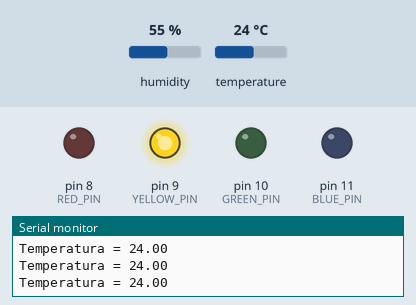
The sketch below on a simulated Arduino Uno, built with avr-gcc and run on an emulated ATmega328P. Parts: output pins drawn as LEDs (lit = HIGH), the last lines printed to the serial monitor. The test bench sets the inputs (shaded band); at power-on: temperature 24 °C, humidity 55 %.

Above: at 2.8 s.
2.9 s: temperature set to 21 °C
8.9 s: temperature set to 18 °C
At 11.4 s:
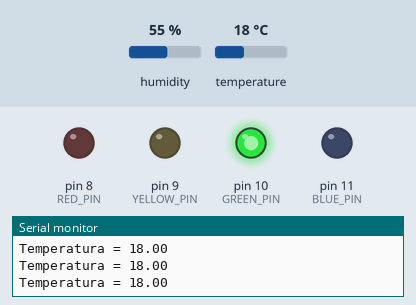
11.7 s: temperature set to 11 °C
14.4 s: temperature set to 8 °C
At 16.8 s:
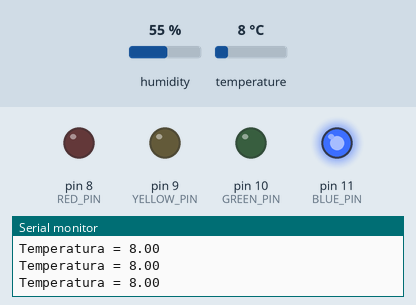
17.8 s: temperature set to 33 °C
At 19.7 s:
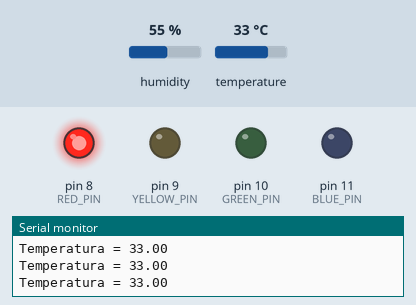
20.5 s: temperature set to 31 °C
23.6 s: temperature set to 28 °C
At 24.9 s:
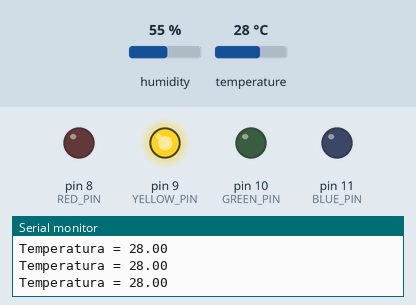
Timing chart, 0 to 26.6 s (numbered marks = the images above; inputs shaded):
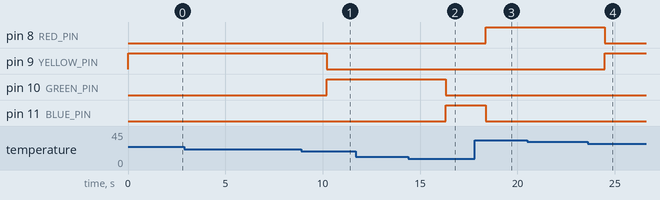

Measured:
- the behaviour switches between 20 and 19 °C on temperature (found by bisection; images 0 and 1)
- the behaviour switches between 10 and 9 °C on temperature (found by bisection; images 1 and 2)
- the behaviour switches between 30 and 29 °C on temperature (found by bisection; images 3 and 4)
- after the input at 8.9 s, pin 9 (YELLOW_PIN): HIGH → LOW after 1.3 s; pin 10 (GREEN_PIN): LOW → HIGH after 1.3 s
- after the input at 14.4 s, pin 10 (GREEN_PIN): HIGH → LOW after 1.9 s; pin 11 (BLUE_PIN): LOW → HIGH after 1.9 s
- after the input at 17.8 s, pin 8 (RED_PIN): LOW → HIGH after 0.56 s; pin 11 (BLUE_PIN): HIGH → LOW after 0.56 s
- after the input at 23.6 s, pin 8 (RED_PIN): HIGH → LOW after 0.88 s; pin 9 (YELLOW_PIN): LOW → HIGH after 0.88 s

The sketch:

AnalogicPortReading_DHT11TempSensor.ino
```cpp
/*
TEMPERATURE SENSOR

  Vamos usar o "serial monitor" para exibir a temperatura lida a partir do sensor.
  O ThinkerCad oferece o sensor TMP36, um sensor de temperatura cuja a voltagem da saída  é proporcional a tempertatura ambiente.

CONEXOES

  5V, SIGNAL, and GND.
  Conectar o pino 5V em 5V no Arduino.
  Conectar o pino SIGNAL (Vout) no pino A0 (Analogico 0) no Arduino.
  Conectar o pino GND em GND no Arduino.
*/

#include "DHT.h"

#define RED_PIN 8
#define YELLOW_PIN 9
#define GREEN_PIN 10
#define BLUE_PIN 11
#define DHTPIN A1 // pino que estamos conectado
#define DHTTYPE DHT11 // DHT 11

DHT dht(DHTPIN, DHTTYPE);

void setup(){
  pinMode(RED_PIN, OUTPUT);
  pinMode(BLUE_PIN, OUTPUT);
  pinMode(GREEN_PIN, OUTPUT);
  pinMode(YELLOW_PIN, OUTPUT);
  dht.begin();

  Serial.begin(9600);
}

void serCor(int r, int y, int g, int b){
  digitalWrite(BLUE_PIN, b);
  digitalWrite(GREEN_PIN, g);
  digitalWrite(YELLOW_PIN, y);
  digitalWrite(RED_PIN, r);
}

void loop() {

  float h = dht.readHumidity();
  float celsius = dht.readTemperature();

  Serial.print("\nTemperatura = ");
  Serial.print(celsius);
  // Serial.print("\nUmidade = ");
  // Serial.print(h);

  // testa se retorno é valido, caso contrário algo está errado.
  if (isnan(celsius) || isnan(h)) {
    Serial.println("\nFailed to read from DHT");
  }


  else {

    // AZUL
    if(celsius < 10){
          serCor(LOW, LOW, LOW, HIGH);
    }

    // VERDE
    else if(celsius >= 10 && celsius < 20){
          serCor(LOW, LOW, HIGH, LOW);
    }

    // AMARELO
    else if(celsius >= 20 && celsius < 30){
          serCor(LOW, HIGH, LOW, LOW);
    }

    // VERMELHO
    else{
          serCor(HIGH, LOW, LOW, LOW);
    }
  }

}
```
